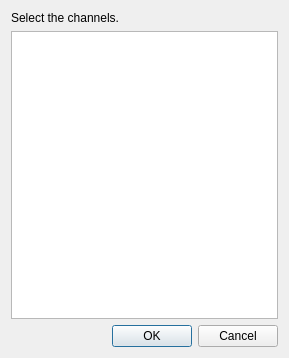
<?xml version="1.0" encoding="UTF-8"?>
<ui version="4.0">
 <class>ChannelSelectionDialog</class>
 <widget class="QDialog" name="ChannelSelectionDialog">
  <property name="geometry">
   <rect>
    <x>0</x>
    <y>0</y>
    <width>289</width>
    <height>358</height>
   </rect>
  </property>
  <property name="windowTitle">
   <string>Edit channels.</string>
  </property>
  <layout class="QGridLayout" name="gridLayout">
   <item row="2" column="0">
    <widget class="QListWidget" name="listWidgetChannels">
     <property name="selectionMode">
      <enum>QAbstractItemView::MultiSelection</enum>
     </property>
    </widget>
   </item>
   <item row="3" column="0">
    <widget class="QDialogButtonBox" name="buttonBox">
     <property name="orientation">
      <enum>Qt::Horizontal</enum>
     </property>
     <property name="standardButtons">
      <set>QDialogButtonBox::Cancel|QDialogButtonBox::Ok</set>
     </property>
    </widget>
   </item>
   <item row="1" column="0">
    <widget class="QLabel" name="label">
     <property name="text">
      <string>Select the channels.</string>
     </property>
    </widget>
   </item>
  </layout>
 </widget>
 <resources/>
 <connections>
  <connection>
   <sender>buttonBox</sender>
   <signal>accepted()</signal>
   <receiver>ChannelSelectionDialog</receiver>
   <slot>accept()</slot>
   <hints>
    <hint type="sourcelabel">
     <x>248</x>
     <y>254</y>
    </hint>
    <hint type="destinationlabel">
     <x>157</x>
     <y>274</y>
    </hint>
   </hints>
  </connection>
  <connection>
   <sender>buttonBox</sender>
   <signal>rejected()</signal>
   <receiver>ChannelSelectionDialog</receiver>
   <slot>reject()</slot>
   <hints>
    <hint type="sourcelabel">
     <x>316</x>
     <y>260</y>
    </hint>
    <hint type="destinationlabel">
     <x>286</x>
     <y>274</y>
    </hint>
   </hints>
  </connection>
 </connections>
</ui>
